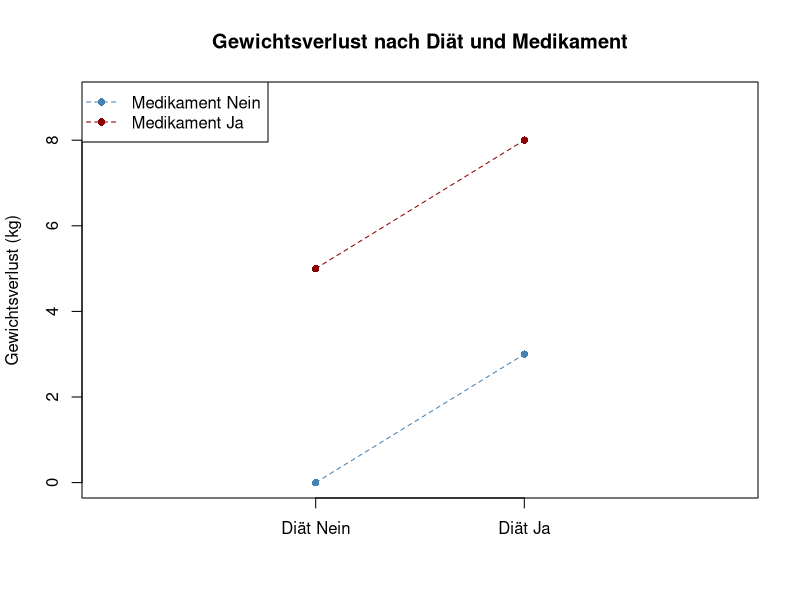
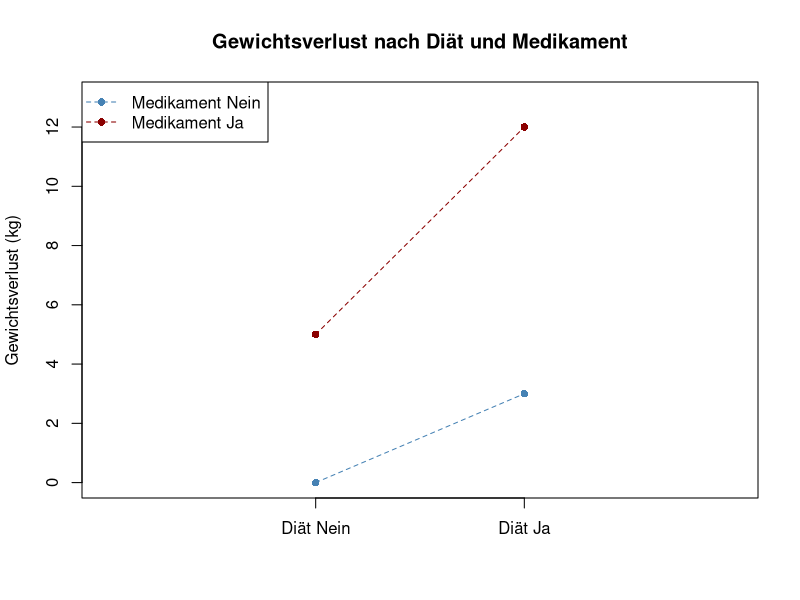
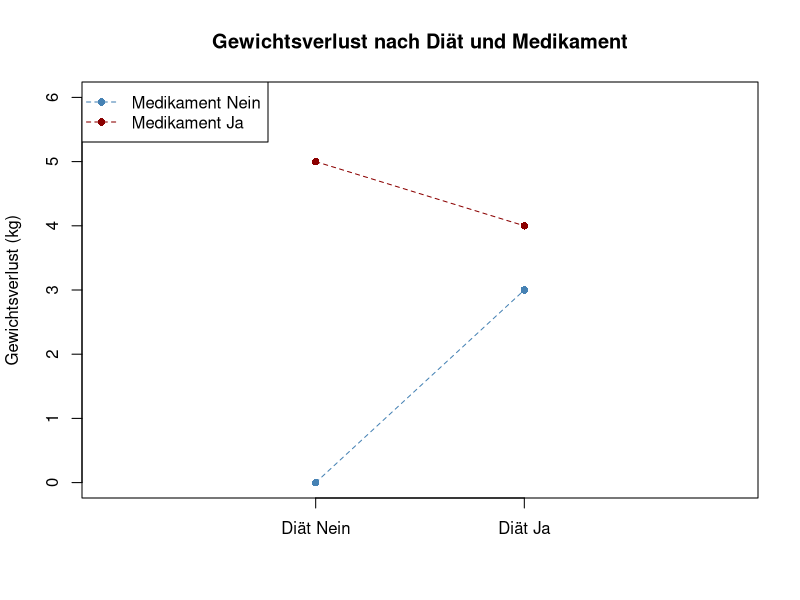
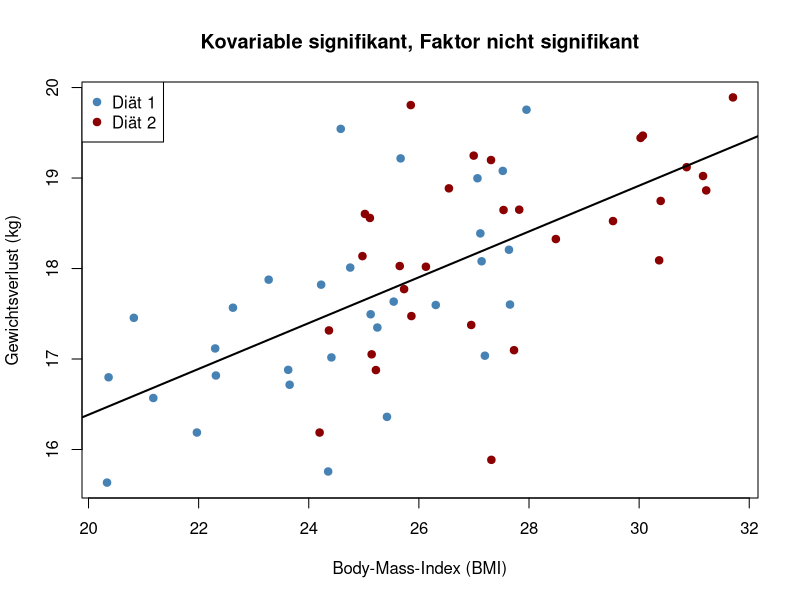
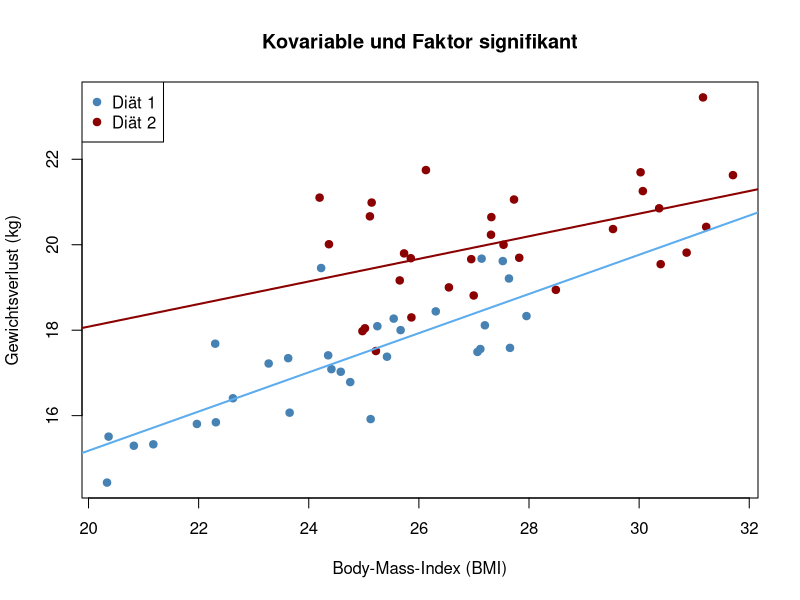

Write R code to recreate these figures, in order.
## ---- chunk 1
#| label: meddiät1
#| fig-width: 6
#| fig-height: 5
# Daten definieren
werte <- matrix(c(0, 5, 3, 8), nrow = 2, byrow = TRUE)
colnames(werte) <- c("Medikament Nein", "Medikament Ja")
rownames(werte) <- c("Diät Nein", "Diät Ja")

# x-Achsenpositionen
x_pos <- 2:3

# Farben für Medikament-Gruppen
farben <- c("steelblue", "darkred")

# Plot vorbereiten (ohne Punkte für Medikament Ja erstmal)
plot(NA,
     xlim = c(1, 4),
     ylim = c(0, max(werte) + 1),
     xaxt = "n",
     xlab = " ",
     ylab = "Gewichtsverlust (kg)",
     main = "Gewichtsverlust nach Diät und Medikament")

# Achsenbeschriftung
axis(1, at = x_pos, labels = rownames(werte))

# Punkte und Linien für Medikament Nein
points(x_pos, werte[,1], pch = 16, col = farben[1])
lines(x_pos, werte[,1], lty = "dashed", col = farben[1])

# Punkte und Linien für Medikament Ja
points(x_pos, werte[,2], pch = 16, col = farben[2])
lines(x_pos, werte[,2], lty = "dashed", col = farben[2])

# Legende
legend("topleft",
       legend = colnames(werte),
       col = farben,
       pch = 16,
       lty = "dashed")

## ---- chunk 2
#| label: meddiät2
#| fig-width: 6
#| fig-height: 5
# Daten definieren
werte <- matrix(c(0, 5, 3, 12), nrow = 2, byrow = TRUE)
colnames(werte) <- c("Medikament Nein", "Medikament Ja")
rownames(werte) <- c("Diät Nein", "Diät Ja")

# x-Achsenpositionen
x_pos <- 2:3

# Farben für Medikament-Gruppen
farben <- c("steelblue", "darkred")

# Plot vorbereiten (ohne Punkte für Medikament Ja erstmal)
plot(NA,
     xlim = c(1, 4),
     ylim = c(0, max(werte) + 1),
     xaxt = "n",
     xlab = " ",
     ylab = "Gewichtsverlust (kg)",
     main = "Gewichtsverlust nach Diät und Medikament")

# Achsenbeschriftung
axis(1, at = x_pos, labels = rownames(werte))

# Punkte und Linien für Medikament Nein
points(x_pos, werte[,1], pch = 16, col = farben[1])
lines(x_pos, werte[,1], lty = "dashed", col = farben[1])

# Punkte und Linien für Medikament Ja
points(x_pos, werte[,2], pch = 16, col = farben[2])
lines(x_pos, werte[,2], lty = "dashed", col = farben[2])

# Legende
legend("topleft",
       legend = colnames(werte),
       col = farben,
       pch = 16,
       lty = "dashed")

## ---- chunk 3
#| label: meddiät3
#| fig-width: 6
#| fig-height: 5
# Daten definieren
werte <- matrix(c(0, 5, 3, 4), nrow = 2, byrow = TRUE)
colnames(werte) <- c("Medikament Nein", "Medikament Ja")
rownames(werte) <- c("Diät Nein", "Diät Ja")

# x-Achsenpositionen
x_pos <- 2:3

# Farben für Medikament-Gruppen
farben <- c("steelblue", "darkred")

# Plot vorbereiten (ohne Punkte für Medikament Ja erstmal)
plot(NA,
     xlim = c(1, 4),
     ylim = c(0, max(werte) + 1),
     xaxt = "n",
     xlab = " ",
     ylab = "Gewichtsverlust (kg)",
     main = "Gewichtsverlust nach Diät und Medikament")

# Achsenbeschriftung
axis(1, at = x_pos, labels = rownames(werte))

# Punkte und Linien für Medikament Nein
points(x_pos, werte[,1], pch = 16, col = farben[1])
lines(x_pos, werte[,1], lty = "dashed", col = farben[1])

# Punkte und Linien für Medikament Ja
points(x_pos, werte[,2], pch = 16, col = farben[2])
lines(x_pos, werte[,2], lty = "dashed", col = farben[2])

# Legende
legend("topleft",
       legend = colnames(werte),
       col = farben,
       pch = 16,
       lty = "dashed")

## ---- chunk 4
#| label: ancova1
#| fig-width: 7
#| fig-height: 5
set.seed(123)

BMI_d1 <- runif(30, 20, 28)   # Diät 1: niedrigere BMI-Werte
BMI_d2 <- runif(30, 24, 32)   # Diät 2: höhere BMI-Werte mit Überlappung
BMI <- c(BMI_d1, BMI_d2)

# Faktor mit 2 Stufen, je 30 Personen
faktor <- rep(c("Diät1", "Diät2"), each = 30)

# Lineare Beziehung BMI vs Gewichtverlust (negativer Zusammenhang)
gewichtverlust1 <- 10 + 0.3 * BMI + rnorm(60, 0, 1)

# Boxplot + Punkte (Faktor farbig)
plot(BMI, gewichtverlust1, 
     col = ifelse(faktor=="Diät1", "steelblue", "darkred"),
     pch = 19, 
     xlab = "Body-Mass-Index (BMI)", 
     ylab = "Gewichtsverlust (kg)",
     main = "Kovariable signifikant, Faktor nicht signifikant")

legend("topleft", 
       legend = c("Diät 1", "Diät 2"), 
       col = c("steelblue", "darkred"), 
       pch = 19)

abline(lm(gewichtverlust1 ~ BMI), col = "black", lwd = 2)

## ---- chunk 5
#| label: ancova2
#| fig-width: 7
#| fig-height: 5
gewichtverlust2_d1 <- 10 + 0.3 * BMI[faktor=="Diät1"] + rnorm(30, 0, 1)

gewichtverlust2_d2 <- 12 + 0.3 * BMI[faktor=="Diät2"] + rnorm(30, 0, 1)

gewichtverlust2 <- c(gewichtverlust2_d1, gewichtverlust2_d2)

# Plot
plot(BMI, gewichtverlust2, 
     col = ifelse(faktor=="Diät1", "steelblue", "darkred"),
     pch = 19, 
     xlab = "Body-Mass-Index (BMI)", 
     ylab = "Gewichtsverlust (kg)",
     main = "Kovariable und Faktor signifikant")

legend("topleft", 
       legend = c("Diät 1", "Diät 2"), 
       col = c("steelblue", "darkred"), 
       pch = 19)

# Separate Regressionsgeraden für beide Faktoren
abline(lm(gewichtverlust2[faktor=="Diät1"] ~ BMI[faktor=="Diät1"]), col = "steelblue2", lwd = 2)
abline(lm(gewichtverlust2[faktor=="Diät2"] ~ BMI[faktor=="Diät2"]), col = "darkred", lwd = 2)

